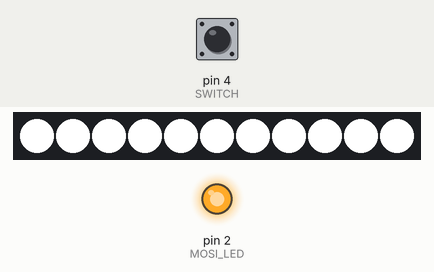
The sketch below on a simulated Arduino Uno, built with avr-gcc and run on an emulated ATmega328P. On the bench: 11 RGB LEDs in strip order, left to right, output pins drawn as LEDs (lit = HIGH). The test bench sets the inputs (shaded band); at power-on: pin 4 (SWITCH) HIGH.

Above: at 1.2 s.
1.3 s: pin 4 (SWITCH) pulled LOW for 0.15 s
At 3.1 s:
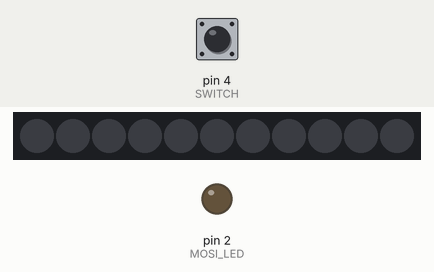
Timing chart, 0 to 4.6 s (numbered marks = the images above; inputs shaded):
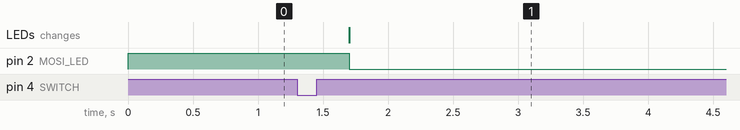

Measured:
- after the input at 1.3 s, pin 2 (MOSI_LED): HIGH → LOW after 0.40 s; the LEDs: change after 0.40 s (image 1)

The sketch:

awardv1.ino
```cpp
#include <Adafruit_NeoPixel.h>

#define MOSI_LED 2
#define LED 3
#define SWITCH 4
#define NUMPIXELS 11

Adafruit_NeoPixel bordieLED(NUMPIXELS, LED, NEO_GRB + NEO_KHZ800);

uint32_t teamColor1 = bordieLED.Color(255,255,255);
uint32_t teamColor2 = bordieLED.Color(255,255,255);
uint32_t redColor = bordieLED.Color(255,0,0);

bool ledOn = true;
unsigned long buttonTriggerTime = 0;
uint8_t buttonTriggered = 0;
bool buttonPressed = false;
unsigned long buttonPressTime = 0;
bool mosiLEDPower = true;
uint8_t brightness = 255;
bool brightnessDecrease = true;

void setup() {
  bordieLED.begin();
  pinMode(MOSI_LED,OUTPUT);
  pinMode(SWITCH,INPUT);
  Serial.begin(9600);
}

void setLEDRed() {
  bordieLED.fill(redColor, 0, NUMPIXELS);
}

void setLEDTeamColor() {
  bordieLED.fill(teamColor1, 0, 5);
  bordieLED.fill(teamColor2, 5, NUMPIXELS);
}

void loop() {
  int buttonRead = digitalRead(SWITCH);
  if (buttonRead == LOW && !buttonPressed) {
    buttonPressed = true;
    buttonPressTime = millis();
  } else if (buttonRead == LOW) {
    if (millis() - buttonPressTime >= 500) {
      if (brightness < 255 && !brightnessDecrease) {
        brightness++;
      } else if (brightness == 255) {
        brightnessDecrease = true;
      }
      if (brightness >= 1 && brightnessDecrease) {
        brightness--;
      } else if (brightness == 0) {
        brightnessDecrease = false;
      }
      delay(10);
    }
  } else if (buttonRead == HIGH && buttonPressed) {
    buttonPressed = false;
    if (millis() - buttonPressTime < 500) {
      buttonTriggered++;
      buttonTriggerTime = millis();
    }
  }

  if (millis() - buttonTriggerTime > 250) {
    if (buttonTriggered == 1) {
      ledOn = !ledOn;
    }
    if (buttonTriggered > 1) {
      mosiLEDPower = !mosiLEDPower;
    }
    buttonTriggered = 0;
  }

  if (!ledOn) {
    bordieLED.setBrightness(0);
    digitalWrite(MOSI_LED, LOW);
  } else {
    bordieLED.setBrightness(brightness);
    digitalWrite(MOSI_LED, mosiLEDPower);
  }
  bordieLED.clear();
  setLEDTeamColor();
  bordieLED.show();
}
```
